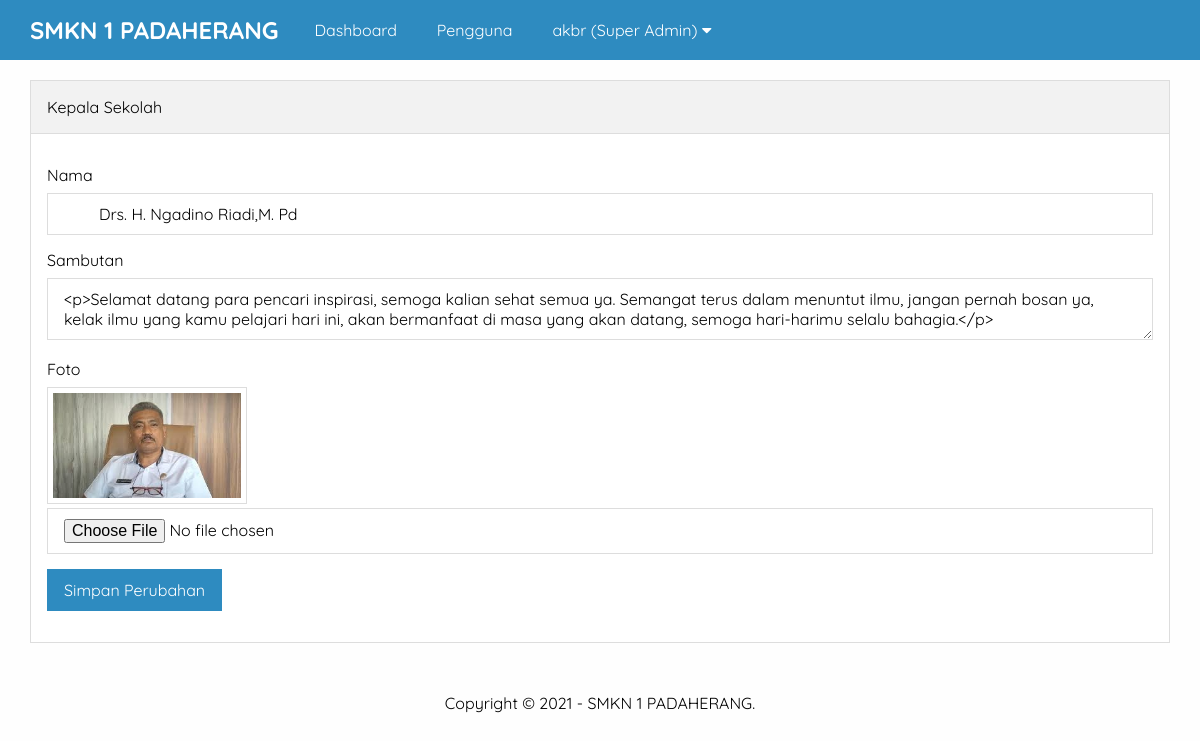
/admin/kepala-sekolah.php (signed in), run on the app's committed database.
### tables this page shows
CREATE TABLE `pengaturan` (
  `id` int NOT NULL,
  `nama` varchar(50) NOT NULL,
  `email` varchar(50) NOT NULL,
  `telepon` varchar(20) NOT NULL,
  `alamat` text NOT NULL,
  `logo` varchar(50) NOT NULL,
  `favicon` varchar(50) NOT NULL,
  `tentang_sekolah` text NOT NULL,
  `foto_sekolah` varchar(50) NOT NULL,
  `google_maps` text NOT NULL,
  `nama_kepsek` varchar(50) NOT NULL,
  `foto_kepsek` varchar(50) NOT NULL,
  `sambutan_kepsek` text NOT NULL,
  `created_at` timestamp NOT NULL DEFAULT CURRENT_TIMESTAMP,
  `updated_at` datetime DEFAULT NULL
);

### admin/kepala-sekolah.php (the view, shortened to what this page needs)
<?php include 'header.php' ?>
		<div class="content">
			<div class="container">
				<div class="box">
					<div class="box-header">
						Kepala Sekolah
					</div>
					<div class="box-body">
						<form action="" method="POST" enctype="multipart/form-data">
							<div class="form-group">
								<label>Nama</label>
								<input type="text" name="nama" class="input-control" placeholder="Nama Kepala Sekolah" value="<?= $d->nama_kepsek ?>" required>
							</div>
							<div class="form-group">
								<label>Sambutan</label>
								<textarea name="sambutan" class="input-control" placeholder="Sambutan Kepala Sekolah" id="keterangan"><?= $d->sambutan_kepsek ?></textarea>
							</div>
							<div class="form-group">
								<label>Foto</label>
								<img src="../uploads/identitas/<?= $d->foto_kepsek ?>" width="200px" class="image">
								<input type="file" name="foto_baru" class="input-control">
							</div>
							<input type="submit" name="submit" value="Simpan Perubahan" class="btn btn-blue">
						</form>
					</div>
				</div>
			</div>
		</div>
<?php include 'footer.php' ?>

### admin/header.php (shortened to what this page needs)
<?php
	include '../koneksi.php';
	$identitas = mysqli_query($conn, "SELECT * FROM pengaturan ORDER BY id DESC LIMIT 1");
	$d = mysqli_fetch_object($identitas);
?>
<!DOCTYPE html>
<html>
	<head>
		<link rel="stylesheet" type="text/css" href="../assets/css/style.css">
		<link rel="stylesheet" href="https://cdnjs.cloudflare.com/ajax/libs/font-awesome/5.15.3/css/all.min.css" />
	</head>
	<body class="bg-light">
		<div class="navbar">
			<div class="container">
				<h2 class="nav-brand float-left"><a href="index.php"><?= $d->nama ?></a></h2>
				<ul class="nav-menu float-left">
					<li><a href="index.php">Dashboard</a></li>
					<?php if($_SESSION['ulevel'] == 'Super Admin'){ ?>
						<li><a href="pengguna.php">Pengguna</a></li>
					<?php } ?>
					<li>
						<a href="#"><?= $_SESSION['uname'] ?> (<?= $_SESSION['ulevel'] ?>) <i class="fa fa-caret-down"></i></a>
					</li>
				</ul>
			</div>
		</div>

### admin/footer.php
		<div class="footer">
			<div class="container text-center">
				Copyright &copy; 2021 - <?= $d->nama ?>.
			</div>
		</div>
	</body>
</html>

### assets/css/style.css (style rules this page uses)
* { margin:0; padding:0; font-family: 'Quicksand', sans-serif; box-sizing: border-box; }
a { text-decoration: none; }
.float-left { float:left; }
.container { width: 1140px; margin:0 auto; }
.container::after { content: ""; display: block; clear: both; }
.bg-light { background-color: #fefefe; }
.box { border:1px solid #ddd; background-color: #fff; }
.box-header { padding:16px; border-bottom:1px solid #ddd; background-color: #f2f2f2; }
.box-body { padding:16px; }
form { margin:15px 0; }
.form-group { margin-bottom: 15px; }
.form-group label { display: block; margin-bottom: 8px; }
.form-group .input-control { padding:10px 16px; width: 100%; font-size: 16px; border:1px solid #ddd; }
.btn { border:1px solid #ddd; padding:10px 16px; font-size: 16px; }
.btn-blue { background-color: #2E8BC0; color: #fff; border:1px solid #2E8BC0; }
.text-center { text-align: center !important; }
.navbar { height: 60px; width: 100%; background-color: #2E8BC0; position: fixed; top: 0; z-index: 1000; }
.navbar a { color: #fff; }
.nav-brand { display: inline-block; padding:15px 0; margin-right: 16px; }
.nav-menu { display: flex; list-style: none; }
.nav-menu li a { padding:20px; display: inline-block; }
.content { padding:80px 0 30px 0; }
.footer { padding:20px 0; }
.image { border:1px solid #ddd; padding:5px; }

### data on the page
pengaturan: nama "SMKN 1 PADAHERANG", nama "Drs. H. Ngadino Riadi,M. Pd", sambutan "<p>Selamat datang para pencari inspirasi, semoga kalian sehat semua ya. Semangat terus dalam menuntut ilmu, jangan pernah bosan ya, kelak ilmu yang kamu pelajari hari ini, akan bermanfaat di masa yang akan datang, semoga hari-harimu selalu bahagia.</p>", foto_kepsek (picture)

### other printed values
$_SESSION['uname'] "akbr"
$_SESSION['ulevel'] "Super Admin"
